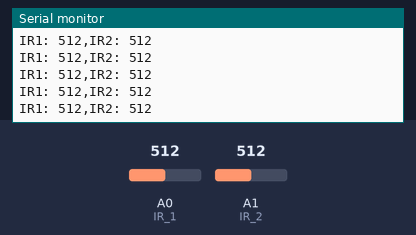
A sketch run on a simulated Arduino Uno, built with avr-gcc and run on an emulated ATmega328P. Parts: the last lines printed to the serial monitor. The test bench sets the inputs (shaded band); at power-on: A1 (IR_2) = 512, A0 (IR_1) = 512.

Above: at 3.8 s.
3.9 s: A1 (IR_2) set to 107
At 4.6 s:
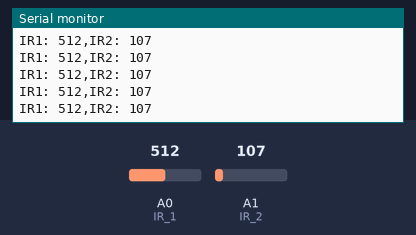
6.9 s: A1 (IR_2) set to 94
At 7.5 s:
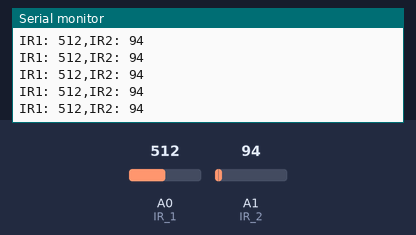
11.4 s: A0 (IR_1) set to 986
At 12.3 s:
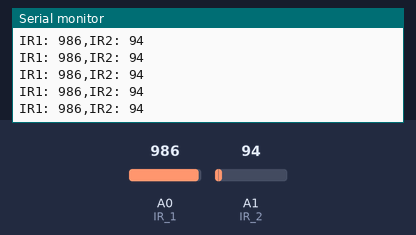
12.9 s: A0 (IR_1) set to 1014
At 13.5 s:
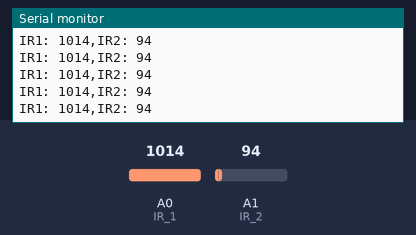
Timing chart, 0 to 15.9 s (numbered marks = the images above; inputs shaded):
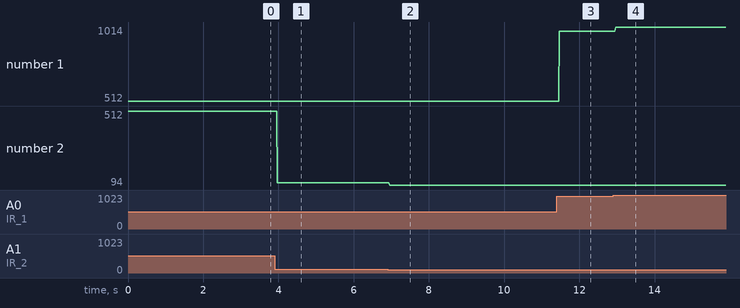

Measured:
- after the input at 3.9 s, the serial monitor: prints a new line after 0.07 s (image 1)
- after the input at 6.9 s, the serial monitor: prints a new line after 0.06 s (image 2)
- after the input at 11.4 s, the serial monitor: prints a new line after 0.07 s (image 3)
- after the input at 12.9 s, the serial monitor: prints a new line after 0.06 s (image 4)
- plotted number 1: 512 → 986 after the input at 11.4 s, 986 → 1014 after the input at 12.9 s
- plotted number 2: 512 → 107 after the input at 3.9 s, 107 → 94 after the input at 6.9 s

The sketch:

ir_test.ino
```cpp
/*****************************************************************
 * Arduino IR Sensor Testing Code
 * Author: Luke Newcomb
 * Last Updated: 10/23/2020
 *****************************************************************/

// Arduino project file

// For code see main.cpp
```

main.cpp
```cpp
#include <Arduino.h>

#define IR_1 A0
#define IR_2 A1

int main(void)
{

    init(); // Allow Arduino to initialize AVR timers

    pinMode(IR_1, INPUT);
    pinMode(IR_2, INPUT);

    Serial.begin(9600);

    // Infinite loop
    for (;;)
    {
        Serial.print("IR1: ");
        Serial.print(analogRead(IR_1));
        Serial.print(",IR2: ");
        Serial.println(analogRead(IR_2));
    }

}
```
